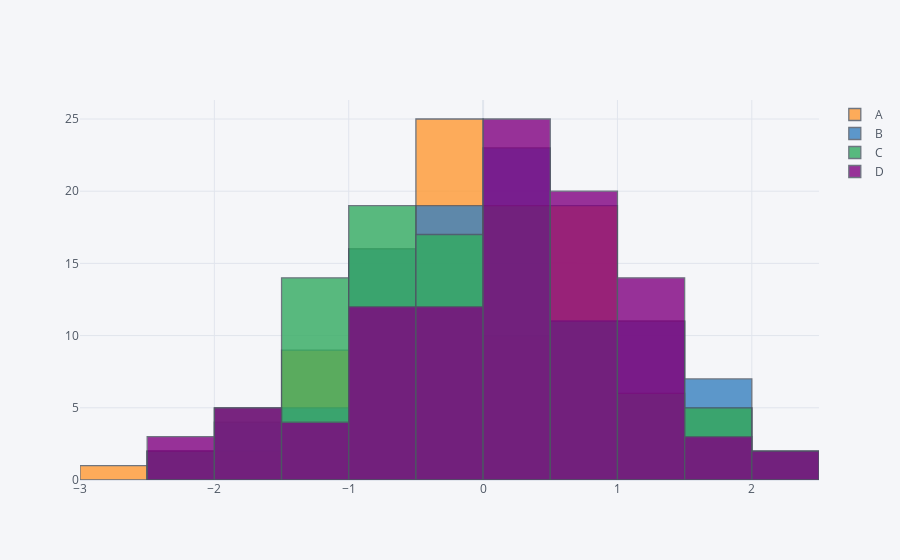

Notebook cell for this chart:
### Code cell
df.iplot(kind='hist') # this is gonna plot all the column stacked on each other.
